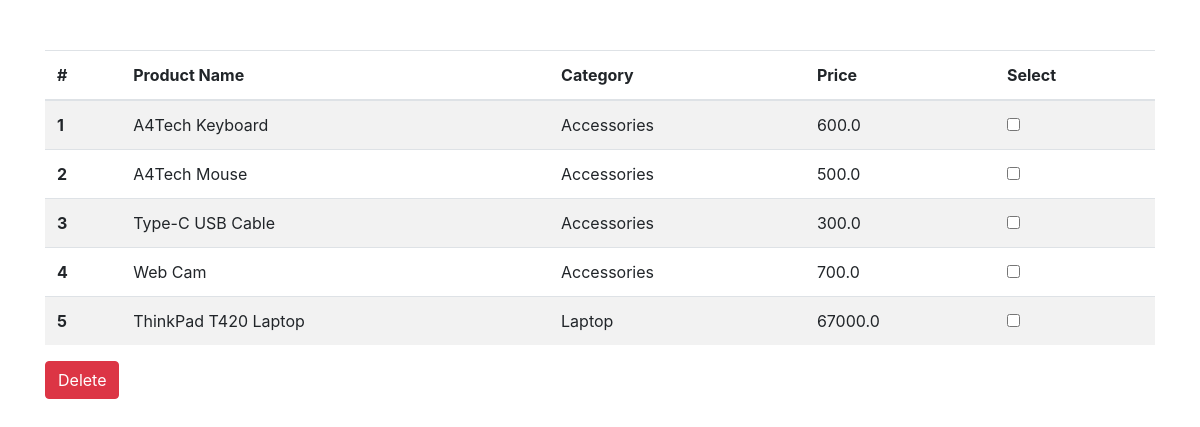
The app's page /, older data.
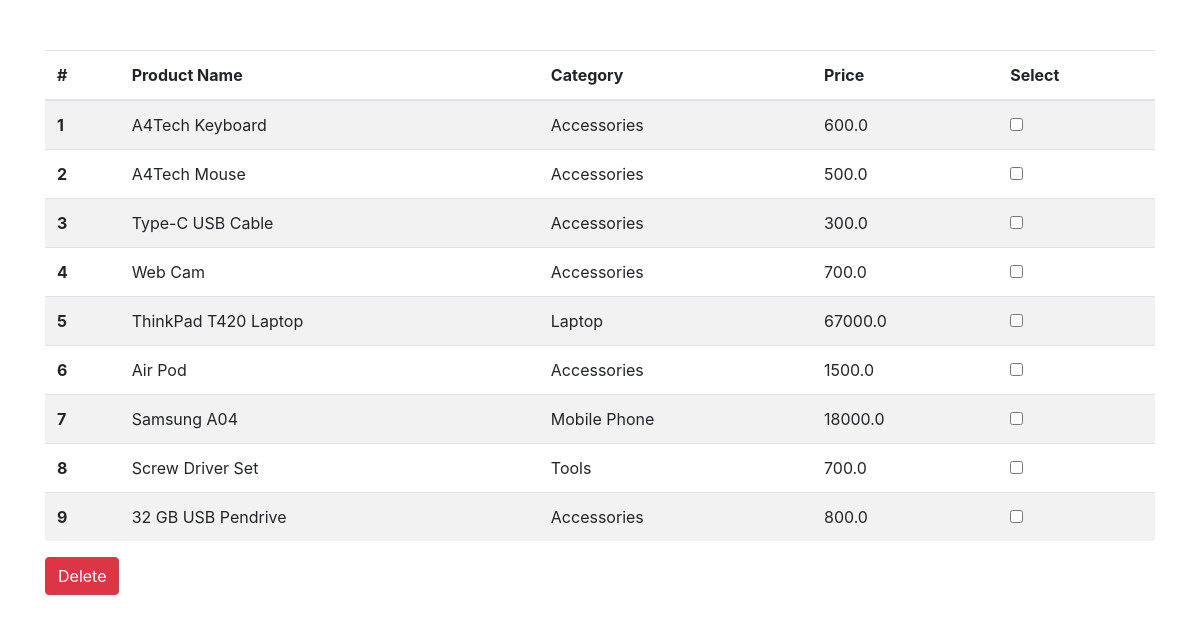
The same page, newer data.
### checkbox/models.py (models this page shows, shortened)
class Product(models.Model):
    name = models.CharField(max_length=60)
    category = models.CharField(max_length=100)
    price = models.FloatField()

### checkbox/views.py (the view)
# urls.py: path('', index, name= 'index'),
def index(request):
    if request.method == "POST":
        prodcut_list = request.POST.getlist('product_id')
        for id in prodcut_list:
            product = Product.objects.get(pk=id)
            product.delete()
        return redirect('index')
    context = {
        'products': Product.objects.all()
    }
    return render(request, 'index.html', context)

### checkbox/templates/index.html (shortened to what this page needs)
<!DOCTYPE html>
<html lang="en">
<head>
    <link rel="stylesheet" href="https://maxcdn.bootstrapcdn.com/bootstrap/4.3.1/css/bootstrap.min.css">
</head>
<body>
    <div class="container" style="margin-top: 50px; margin-bottom: 50px;">
        <form method="post">
            <table class="table table-striped">
                <thead>
                    <tr>
                        <th scope="col">#</th>
                        <th scope="col">Product Name</th>
                        <th scope="col">Category</th>
                        <th scope="col">Price</th>
                        <th scope="col">Select</th>
                    </tr>
                </thead>
                <tbody>
                    {% for product in products %}
                    <tr>
                        <th scope="row">{{ forloop.counter }}</th>
                        <td>{{ product.name }}</td>
                        <td>{{ product.category }}</td>
                        <td>{{ product.price }}</td>
                        <td><input id="delete-product" name="product_id" value="{{ product.id }}" type="checkbox"></td>
                    </tr>
                    {% endfor %}
                </tbody>
            </table>
            <button class="btn btn-danger" type="submit">Delete</button>
        </form>
    </div>
</body>
</html>

Row changes from the older to the newer data that the page shows:
added Product: name "Air Pod", category "Accessories", price "1500.0"
added Product: name "Samsung A04", category "Mobile Phone", price "18000.0"
added Product: name "Screw Driver Set", category "Tools", price "700.0"
added Product: name "32 GB USB Pendrive", category "Accessories", price "800.0"
